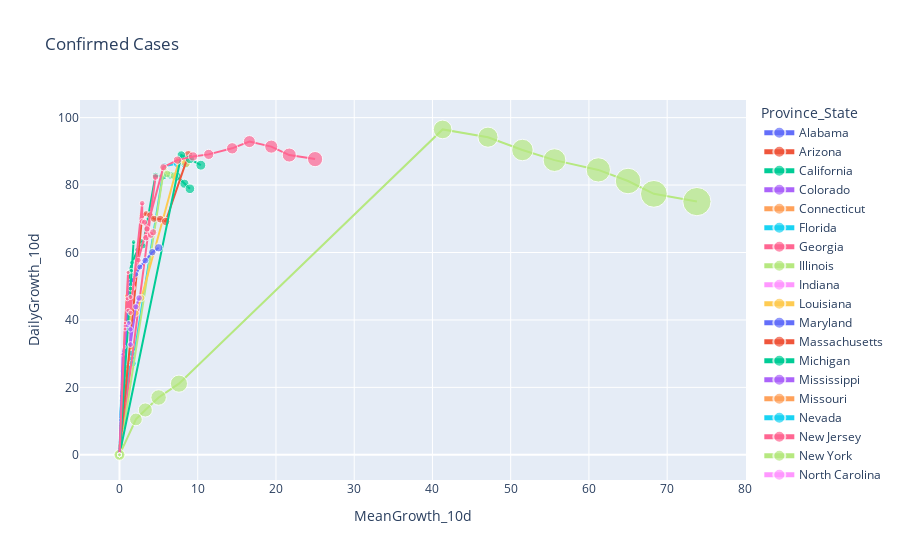

Here is the notebook cell this chart was saved with:
### Code cell
if cases.value == 'Confirmed Cases':
    daily_cases_US_2 = plot_phase_space_US(daily_cases_US, 
                                           title = cases.value, time_window=tw_us.value, 
                                           n_cases = min_us.value, state=st_us.value)
elif cases.value == 'Deaths':
    daily_deaths_US_2 = plot_phase_space_US(daily_deaths_US.drop(columns='Population'), 
                                            title = cases.value, time_window=tw_us.value, 
                                            n_cases = min_us.value, state=st_us.value)
else:
    print('ERROR in dataframe')

### Figure 1 — Plotly figure (JSON) as saved in the notebook; plotly's stock layout.template omitted (floating-point values rounded to 4 significant figures)
{"data": [{"hoverlabel": {"namelength": 0}, "hovertemplate": "Province_State=Alabama<br>MeanGrowth_10d=%{x}<br>DailyGrowth_10d=%{y}<br>Confirmed=%{marker.size}", "legendgroup": "Alabama", "marker": {"color": "#636efa", "size": [1060, 1233, 1495], "sizemode": "area", "sizeref": 257.5, "symbol": "circle"}, "mode": "lines+markers", "name": "Alabama", "showlegend": true, "type": "scatter", "x": [0, 0, 0], "xaxis": "x", "y": [0, 0, 0], "yaxis": "y"}, {"hoverlabel": {"namelength": 0}, "hovertemplate": "Province_State=Arizona<br>MeanGrowth_10d=%{x}<br>DailyGrowth_10d=%{y}<br>Confirmed=%{marker.size}", "legendgroup": "Arizona", "marker": {"color": "#EF553B", "size": [1157, 1289, 1530, 1715, 1937], "sizemode": "area", "sizeref": 257.5, "symbol": "circle"}, "mode": "lines+markers", "name": "Arizona", "showlegend": true, "type": "scatter", "x": [0, 0, 0, 0, 0], "xaxis": "x", "y": [0, 0, 0, 0, 0], "yaxis": "y"}, {"hoverlabel": {"namelength": 0}, "hovertemplate": "Province_State=California<br>MeanGrowth_10d=%{x}<br>DailyGrowth_10d=%{y}<br>Confirmed=%{marker.size}", "legendgroup": "California", "marker": {"color": "#00cc96", "size": [1005, 1243, 1405, 1646, 2108, 2538, 2998, 3899, 4657, 5095, 5852, 7138, 8210, 9399, 10773, 12004], "sizemode": "area", "sizeref": 257.5, "symbol": "circle"}, "mode": "lines+markers", "name": "California", "showlegend": true, "type": "scatter", "x": [0, 0, 0.3, 0.4, 0.6, 1.3, 1.6, 2.3, 2.8, 3, 4.6, 5.6, 6.5, 7.4, 8.3, 9], "xaxis": "x", "y": [0, 0, 24.6, 25.1, 29.1, 54.4, 57, 60.8, 63.2, 62, 82.8, 82.6, 82.9, 82.5, 80.4, 78.9], "yaxis": "y"}, {"hoverlabel": {"namelength": 0}, "hovertemplate": "Province_State=Colorado<br>MeanGrowth_10d=%{x}<br>DailyGrowth_10d=%{y}<br>Confirmed=%{marker.size}", "legendgroup": "Colorado", "marker": {"color": "#ab63fa", "size": [1021, 1430, 1433, 1740, 2307, 2311, 2966, 2982, 3342, 3742], "sizemode": "area", "sizeref": 257.5, "symbol": "circle"}, "mode": "lines+markers", "name": "Colorado", "showlegend": true, "type": "scatter", "x": [0, 0, 0, 0, 0, 0, 0, 0, 0, 0], "xaxis": "x", "y": [0, 0, 0, 0, 0, 0, 0, 0, 0, 0], "yaxis": "y"}, {"hoverlabel": {"namelength": 0}, "hovertemplate": "Province_State=Connecticut<br>MeanGrowth_10d=%{x}<br>DailyGrowth_10d=%{y}<br>Confirmed=%{marker.size}", "legendgroup": "Connecticut", "marker": {"color": "#FFA15A", "size": [1012, 1291, 1524, 1993, 2571, 3128, 3557, 3824, 4914], "sizemode": "area", "sizeref": 257.5, "symbol": "circle"}, "mode": "lines+markers", "name": "Connecticut", "showlegend": true, "type": "scatter", "x": [0, 0, 0.1, 0.2, 0.3, 0.8, 0.6, 0.8, 1.5], "xaxis": "x", "y": [0, 0, 6, 12.7, 10.3, 26.1, 16.6, 22, 32], "yaxis": "y"}, {"hoverlabel": {"namelength": 0}, "hovertemplate": "Province_State=Florida<br>MeanGrowth_10d=%{x}<br>DailyGrowth_10d=%{y}<br>Confirmed=%{marker.size}", "legendgroup": "Florida", "marker": {"color": "#19d3f3", "size": [1004, 1227, 1412, 1682, 2357, 2900, 3763, 4246, 5473, 6741, 6956, 9008, 10268], "sizemode": "area", "sizeref": 257.5, "symbol": "circle"}, "mode": "lines+markers", "name": "Florida", "showlegend": true, "type": "scatter", "x": [0, 0.2, 0.1, 0.2, 0.3, 0.3, 0.6, 0.7, 1.6, 1.7, 5.7, 7.4, 8.4], "xaxis": "x", "y": [0, 17.5, 8.6, 9.4, 15.4, 11.3, 16.9, 16.2, 30.1, 27.1, 85.6, 86.4, 86.2], "yaxis": "y"}, {"hoverlabel": {"namelength": 0}, "hovertemplate": "Province_State=Georgia<br>MeanGrowth_10d=%{x}<br>DailyGrowth_10d=%{y}<br>Confirmed=%{marker.size}", "legendgroup": "Georgia", "marker": {"color": "#FF6692", "size": [1026, 1247, 1525, 2000, 2366, 2651, 2808, 3929, 4638, 5348, 5831], "sizemode": "area", "sizeref": 257.5, "symbol": "circle"}, "mode": "lines+markers", "name": "Georgia", "showlegend": true, "type": "scatter", "x": [0, 0, 0, 0, 0, 0, 0, 0, 0, 0, 4.6], "xaxis": "x", "y": [0, 0, 0, 0, 0, 0, 0, 0, 0, 0, 82.4], "yaxis": "y"}, {"hoverlabel": {"namelength": 0}, "hovertemplate": "Province_State=Illinois<br>MeanGrowth_10d=%{x}<br>DailyGrowth_10d=%{y}<br>Confirmed=%{marker.size}", "legendgroup": "Illinois", "marker": {"color": "#B6E880", "size": [1049, 1285, 1537, 1865, 2538, 3024, 3491, 4596, 5056, 5994, 6980, 7695, 8904], "sizemode": "area", "sizeref": 257.5, "symbol": "circle"}, "mode": "lines+markers", "name": "Illinois", "showlegend": true, "type": "scatter", "x": [0, 0, 0, 0, 0, 0.2, 0, 0, 0, 0.2, 5.7, 6.1, 7], "xaxis": "x", "y": [0, 0, 0, 0, 0, 7.1, 0, 0, 0, 2.7, 85, 83.3, 82.7], "yaxis": "y"}, {"hoverlabel": {"namelength": 0}, "hovertemplate": "Province_State=Indiana<br>MeanGrowth_10d=%{x}<br>DailyGrowth_10d=%{y}<br>Confirmed=%{marker.size}", "legendgroup": "Indiana", "marker": {"color": "#FF97FF", "size": [1233, 1513, 1786, 2158, 2564, 3038, 3437], "sizemode": "area", "sizeref": 257.5, "symbol": "circle"}, "mode": "lines+markers", "name": "Indiana", "showlegend": true, "type": "scatter", "x": [0, 0, 0, 0, 0, 0, 0], "xaxis": "x", "y": [0, 0, 0, 0, 0, 0, 0], "yaxis": "y"}, {"hoverlabel": {"namelength": 0}, "hovertemplate": "Province_State=Louisiana<br>MeanGrowth_10d=%{x}<br>DailyGrowth_10d=%{y}<br>Confirmed=%{marker.size}", "legendgroup": "Louisiana", "marker": {"color": "#FECB52", "size": [1172, 1388, 1795, 2304, 2744, 3315, 3540, 4025, 5237, 6424, 9159, 10297], "sizemode": "area", "sizeref": 257.5, "symbol": "circle"}, "mode": "lines+markers", "name": "Louisiana", "showlegend": true, "type": "scatter", "x": [0, 0, 0, 1, 1.2, 1.5, 1.3, 1.4, 2.1, 2.8, 7.6, 8.5], "xaxis": "x", "y": [0, 0, 0, 46.5, 44.9, 46.1, 39, 36.3, 42, 46.5, 87.2, 86.5], "yaxis": "y"}, {"hoverlabel": {"namelength": 0}, "hovertemplate": "Province_State=Maryland<br>MeanGrowth_10d=%{x}<br>DailyGrowth_10d=%{y}<br>Confirmed=%{marker.size}", "legendgroup": "Maryland", "marker": {"color": "#636efa", "size": [1239, 1413, 1660, 1986, 2331, 2758], "sizemode": "area", "sizeref": 257.5, "symbol": "circle"}, "mode": "lines+markers", "name": "Maryland", "showlegend": true, "type": "scatter", "x": [0, 0, 0, 0, 0, 0], "xaxis": "x", "y": [0, 0, 0, 0, 0, 0], "yaxis": "y"}, {"hoverlabel": {"namelength": 0}, "hovertemplate": "Province_State=Massachusetts<br>MeanGrowth_10d=%{x}<br>DailyGrowth_10d=%{y}<br>Confirmed=%{marker.size}", "legendgroup": "Massachusetts", "marker": {"color": "#EF553B", "size": [1159, 1838, 2417, 3240, 4257, 4955, 5752, 6620, 7738, 8966, 10402], "sizemode": "area", "sizeref": 257.5, "symbol": "circle"}, "mode": "lines+markers", "name": "Massachusetts", "showlegend": true, "type": "scatter", "x": [0, 0, 0, 0, 2.9, 3.4, 3.9, 4.4, 5.2, 5.9, 8.8], "xaxis": "x", "y": [0, 0, 0, 0, 70.9, 71.5, 71.1, 70, 69.9, 69.2, 88.9], "yaxis": "y"}, {"hoverlabel": {"namelength": 0}, "hovertemplate": "Province_State=Michigan<br>MeanGrowth_10d=%{x}<br>DailyGrowth_10d=%{y}<br>Confirmed=%{marker.size}", "legendgroup": "Michigan", "marker": {"color": "#00cc96", "size": [1035, 1329, 1793, 2296, 2845, 3634, 4650, 5488, 6498, 7615, 9315, 10791, 12744], "sizemode": "area", "sizeref": 257.5, "symbol": "circle"}, "mode": "lines+markers", "name": "Michigan", "showlegend": true, "type": "scatter", "x": [0, 0, 0, 0, 0, 0, 0, 0, 0, 0, 7.9, 9, 10.4], "xaxis": "x", "y": [0, 0, 0, 0, 0, 0, 0, 0, 0, 0, 88.9, 87.7, 85.9], "yaxis": "y"}, {"hoverlabel": {"namelength": 0}, "hovertemplate": "Province_State=Mississippi<br>MeanGrowth_10d=%{x}<br>DailyGrowth_10d=%{y}<br>Confirmed=%{marker.size}", "legendgroup": "Mississippi", "marker": {"color": "#ab63fa", "size": [1073, 1177, 1358], "sizemode": "area", "sizeref": 257.5, "symbol": "circle"}, "mode": "lines+markers", "name": "Mississippi", "showlegend": true, "type": "scatter", "x": [0, 0, 0], "xaxis": "x", "y": [0, 0, 0], "yaxis": "y"}, {"hoverlabel": {"namelength": 0}, "hovertemplate": "Province_State=Missouri<br>MeanGrowth_10d=%{x}<br>DailyGrowth_10d=%{y}<br>Confirmed=%{marker.size}", "legendgroup": "Missouri", "marker": {"color": "#FFA15A", "size": [1051, 1357, 1613, 1857, 1864], "sizemode": "area", "sizeref": 257.5, "symbol": "circle"}, "mode": "lines+markers", "name": "Missouri", "showlegend": true, "type": "scatter", "x": [0, 0, 0, 0, 0], "xaxis": "x", "y": [0, 0, 0, 0, 0], "yaxis": "y"}, {"hoverlabel": {"namelength": 0}, "hovertemplate": "Province_State=Nevada<br>MeanGrowth_10d=%{x}<br>DailyGrowth_10d=%{y}<br>Confirmed=%{marker.size}", "legendgroup": "Nevada", "marker": {"color": "#19d3f3", "size": [1012, 1114, 1279, 1463, 1514], "sizemode": "area", "sizeref": 257.5, "symbol": "circle"}, "mode": "lines+markers", "name": "Nevada", "showlegend": true, "type": "scatter", "x": [0, 0, 0.2, 0.3, 0.1], "xaxis": "x", "y": [0, 0, 16.1, 19.5, 10.3], "yaxis": "y"}, {"hoverlabel": {"namelength": 0}, "hovertemplate": "Province_State=New Jersey<br>MeanGrowth_10d=%{x}<br>DailyGrowth_10d=%{y}<br>Confirmed=%{marker.size}", "legendgroup": "New Jersey", "marker": {"color": "#FF6692", "size": [1327, 1914, 2844, 3675, 4402, 6876, 8825, 11124, 13386, 16636, 18696, 22255, 25590, 29895], "sizemode": "area", "sizeref": 257.5, "symbol": "circle"}, "mode": "lines+markers", "name": "New Jersey", "showlegend": true, "type": "scatter", "x": [0.3, 0.5, 1.2, 1.7, 2.4, 5.6, 7.4, 9.4, 11.4, 14.4, 16.6, 19.4, 21.7, 25], "xaxis": "x", "y": [20.8, 29.1, 43.3, 49.5, 57.7, 85.3, 87.4, 88.5, 89.1, 90.9, 92.9, 91.4, 88.9, 87.7], "yaxis": "y"}, {"hoverlabel": {"namelength": 0}, "hovertemplate": "Province_State=New York<br>MeanGrowth_10d=%{x}<br>DailyGrowth_10d=%{y}<br>Confirmed=%{marker.size}", "legendgroup": "New York", "marker": {"color": "#B6E880", "size": [1578, 3038, 5704, 8403, 11727, 15800, 20884, 25681, 30841, 37877, 44876, 52410, 59648, 66663, 75833, 83948, 92506, 102987], "sizemode": "area", "sizeref": 257.5, "symbol": "circle"}, "mode": "lines+markers", "name": "New York", "showlegend": true, "type": "scatter", "x": [0, 0, 0, 0, 0, 0, 2.1, 3.3, 5, 7.6, 41.3, 47.1, 51.5, 55.6, 61.2, 65, 68.3, 73.8], "xaxis": "x", "y": [0, 0, 0, 0, 0, 0, 10.5, 13.3, 17, 21.1, 96.5, 94.2, 90.4, 87.4, 84.5, 81.2, 77.4, 75.1], "yaxis": "y"}, {"hoverlabel": {"namelength": 0}, "hovertemplate": "Province_State=North Carolina<br>MeanGrowth_10d=%{x}<br>DailyGrowth_10d=%{y}<br>Confirmed=%{marker.size}", "legendgroup": "North Carolina", "marker": {"color": "#FF97FF", "size": [1020, 1191, 1313, 1535, 1675, 1977, 2251], "sizemode": "area", "sizeref": 257.5, "symbol": "circle"}, "mode": "lines+markers", "name": "North Carolina", "showlegend": true, "type": "scatter", "x": [0, 0, 0, 0, 0, 0, 0], "xaxis": "x", "y": [0, 0, 0, 0, 0, 0, 0], "yaxis": "y"}, {"hoverlabel": {"namelength": 0}, "hovertemplate": "Province_State=Ohio<br>MeanGrowth_10d=%{x}<br>DailyGrowth_10d=%{y}<br>Confirmed=%{marker.size}", "legendgroup": "Ohio", "marker": {"color": "#FECB52", "size": [1137, 1406, 1653, 1933, 2199, 2547, 2901, 3312], "sizemode": "area", "sizeref": 257.5, "symbol": "circle"}, "mode": "lines+markers", "name": "Ohio", "showlegend": true, "type": "scatter", "x": [0, 0, 0, 0.9, 1, 1.2, 1.3, 1.6], "xaxis": "x", "y": [0, 0, 0, 47.2, 45.8, 48.4, 47.1, 49.4], "yaxis": "y"}, {"hoverlabel": {"namelength": 0}, "hovertemplate": "Province_State=Pennsylvania<br>MeanGrowth_10d=%{x}<br>DailyGrowth_10d=%{y}<br>Confirmed=%{marker.size}", "legendgroup": "Pennsylvania", "marker": {"color": "#636efa", "size": [1260, 1795, 2345, 2845, 3432, 4155, 4963, 6009, 7268, 8570], "sizemode": "area", "sizeref": 257.5, "symbol": "circle"}, "mode": "lines+markers", "name": "Pennsylvania", "showlegend": true, "type": "scatter", "x": [0, 0, 1.2, 1.4, 1.7, 2.1, 2.6, 3.3, 4.2, 5], "xaxis": "x", "y": [0, 0, 51.5, 50.6, 51.8, 53.5, 55.7, 57.6, 60.1, 61.4], "yaxis": "y"}, {"hoverlabel": {"namelength": 0}, "hovertemplate": "Province_State=South Carolina<br>MeanGrowth_10d=%{x}<br>DailyGrowth_10d=%{y}<br>Confirmed=%{marker.size}", "legendgroup": "South Carolina", "marker": {"color": "#EF553B", "size": [1083, 1293, 1554, 1700], "sizemode": "area", "sizeref": 257.5, "symbol": "circle"}, "mode": "lines+markers", "name": "South Carolina", "showlegend": true, "type": "scatter", "x": [0, 0, 0, 0], "xaxis": "x", "y": [0, 0, 0, 0], "yaxis": "y"}, {"hoverlabel": {"namelength": 0}, "hovertemplate": "Province_State=Tennessee<br>MeanGrowth_10d=%{x}<br>DailyGrowth_10d=%{y}<br>Confirmed=%{marker.size}", "legendgroup": "Tennessee", "marker": {"color": "#00cc96", "size": [1097, 1318, 1511, 1720, 1917, 2391, 2933, 2845, 3067], "sizemode": "area", "sizeref": 257.5, "symbol": "circle"}, "mode": "lines+markers", "name": "Tennessee", "showlegend": true, "type": "scatter", "x": [0, 0, 0, 0, 0, 0, 1.8, 1.5, 1.4], "xaxis": "x", "y": [0, 0, 0, 0, 0, 0, 63.1, 54.6, 49.3], "yaxis": "y"}, {"hoverlabel": {"namelength": 0}, "hovertemplate": "Province_State=Texas<br>MeanGrowth_10d=%{x}<br>DailyGrowth_10d=%{y}<br>Confirmed=%{marker.size}", "legendgroup": "Texas", "marker": {"color": "#ab63fa", "size": [1229, 1563, 1937, 2455, 2792, 3147, 3809, 4355, 5069, 5734], "sizemode": "area", "sizeref": 257.5, "symbol": "circle"}, "mode": "lines+markers", "name": "Texas", "showlegend": true, "type": "scatter", "x": [0, 0.4, 0.6, 0.9, 1, 1.2, 1.4, 1.4, 2.1, 2.5], "xaxis": "x", "y": [0, 29.8, 32, 38.5, 38.4, 39.1, 37.2, 32.7, 43.9, 46.5], "yaxis": "y"}, {"hoverlabel": {"namelength": 0}, "hovertemplate": "Province_State=Utah<br>MeanGrowth_10d=%{x}<br>DailyGrowth_10d=%{y}<br>Confirmed=%{marker.size}", "legendgroup": "Utah", "marker": {"color": "#FFA15A", "size": [1092, 1253], "sizemode": "area", "sizeref": 257.5, "symbol": "circle"}, "mode": "lines+markers", "name": "Utah", "showlegend": true, "type": "scatter", "x": [0, 0], "xaxis": "x", "y": [0, 0], "yaxis": "y"}, {"hoverlabel": {"namelength": 0}, "hovertemplate": "Province_State=Virginia<br>MeanGrowth_10d=%{x}<br>DailyGrowth_10d=%{y}<br>Confirmed=%{marker.size}", "legendgroup": "Virginia", "marker": {"color": "#19d3f3", "size": [1020, 1249, 1483, 1706, 2012], "sizemode": "area", "sizeref": 257.5, "symbol": "circle"}, "mode": "lines+markers", "name": "Virginia", "showlegend": true, "type": "scatter", "x": [0, 0, 0, 0, 0], "xaxis": "x", "y": [0, 0, 0, 0, 0], "yaxis": "y"}, {"hoverlabel": {"namelength": 0}, "hovertemplate": "Province_State=Washington<br>MeanGrowth_10d=%{x}<br>DailyGrowth_10d=%{y}<br>Confirmed=%{marker.size}", "legendgroup": "Washington", "marker": {"color": "#FF6692", "size": [1022, 1374, 1524, 1793, 1997, 2221, 2328, 2591, 3207, 3477, 4030, 4465, 4923, 5432, 5608, 6389, 6846], "sizemode": "area", "sizeref": 257.5, "symbol": "circle"}, "mode": "lines+markers", "name": "Washington", "showlegend": true, "type": "scatter", "x": [0, 0, 0, 0.7, 0.7, 1.1, 1, 1.1, 1.4, 1.4, 2.9, 2.9, 3.2, 3.5, 3.4, 4, 4.3], "xaxis": "x", "y": [0, 0, 0, 39.1, 37.3, 54.1, 46.3, 42.8, 46.8, 42.1, 74.6, 69.2, 69, 67, 64.4, 65.2, 66], "yaxis": "y"}, {"hoverlabel": {"namelength": 0}, "hovertemplate": "Province_State=Wisconsin<br>MeanGrowth_10d=%{x}<br>DailyGrowth_10d=%{y}<br>Confirmed=%{marker.size}", "legendgroup": "Wisconsin", "marker": {"color": "#B6E880", "size": [1055, 1164, 1230, 1412, 1556, 1748, 2012], "sizemode": "area", "sizeref": 257.5, "symbol": "circle"}, "mode": "lines+markers", "name": "Wisconsin", "showlegend": true, "type": "scatter", "x": [0, 0, 0, 0, 0, 0, 0], "xaxis": "x", "y": [0, 0, 0, 0, 0, 0, 0], "yaxis": "y"}], "layout": {"legend": {"itemsizing": "constant", "title": {"text": "Province_State"}, "tracegroupgap": 0}, "title": {"text": "Confirmed Cases"}, "xaxis": {"anchor": "y", "domain": [0, 1], "title": {"text": "MeanGrowth_10d"}}, "yaxis": {"anchor": "x", "domain": [0, 1], "title": {"text": "DailyGrowth_10d"}}}}
